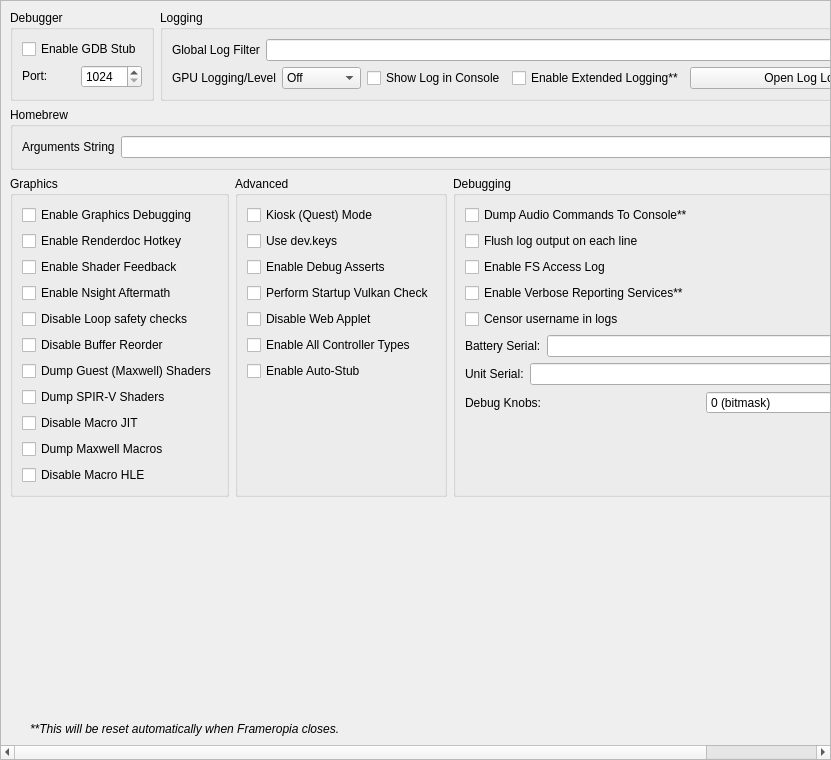
<?xml version="1.0" encoding="UTF-8"?>
<ui version="4.0">
 <class>ConfigureDebug</class>
 <widget class="QScrollArea" name="ConfigureDebug">
  <property name="geometry">
   <rect>
    <x>0</x>
    <y>0</y>
    <width>831</width>
    <height>760</height>
   </rect>
  </property>
  <property name="widgetResizable">
   <bool>true</bool>
  </property>
  <widget class="QWidget" name="widget">
   <property name="geometry">
    <rect>
     <x>0</x>
     <y>0</y>
     <width>829</width>
     <height>758</height>
    </rect>
   </property>
   <layout class="QVBoxLayout" name="verticalLayout_1">
    <item>
     <layout class="QHBoxLayout" name="horizontalLayout">
      <property name="topMargin">
       <number>0</number>
      </property>
      <item>
       <widget class="QGroupBox" name="groupBox">
        <property name="sizePolicy">
         <sizepolicy hsizetype="Preferred" vsizetype="Preferred">
          <horstretch>0</horstretch>
          <verstretch>0</verstretch>
         </sizepolicy>
        </property>
        <property name="title">
         <string>Debugger</string>
        </property>
        <property name="alignment">
         <set>Qt::AlignmentFlag::AlignLeading|Qt::AlignmentFlag::AlignLeft|Qt::AlignmentFlag::AlignTop</set>
        </property>
        <property name="flat">
         <bool>false</bool>
        </property>
        <property name="checkable">
         <bool>false</bool>
        </property>
        <layout class="QVBoxLayout" name="verticalLayout_3">
         <item>
          <widget class="QWidget" name="debug_widget" native="true">
           <property name="sizePolicy">
            <sizepolicy hsizetype="Preferred" vsizetype="Maximum">
             <horstretch>0</horstretch>
             <verstretch>0</verstretch>
            </sizepolicy>
           </property>
           <layout class="QVBoxLayout" name="verticalLayout">
            <property name="sizeConstraint">
             <enum>QLayout::SizeConstraint::SetDefaultConstraint</enum>
            </property>
            <property name="leftMargin">
             <number>0</number>
            </property>
            <property name="topMargin">
             <number>0</number>
            </property>
            <property name="rightMargin">
             <number>0</number>
            </property>
            <property name="bottomMargin">
             <number>0</number>
            </property>
            <item>
             <widget class="QCheckBox" name="toggle_gdbstub">
              <property name="sizePolicy">
               <sizepolicy hsizetype="Maximum" vsizetype="Maximum">
                <horstretch>0</horstretch>
                <verstretch>0</verstretch>
               </sizepolicy>
              </property>
              <property name="text">
               <string>Enable GDB Stub</string>
              </property>
             </widget>
            </item>
            <item>
             <widget class="QWidget" name="horizontalWidget_3" native="true">
              <property name="sizePolicy">
               <sizepolicy hsizetype="Preferred" vsizetype="Maximum">
                <horstretch>0</horstretch>
                <verstretch>0</verstretch>
               </sizepolicy>
              </property>
              <layout class="QHBoxLayout" name="horizontalLayout_3">
               <property name="leftMargin">
                <number>0</number>
               </property>
               <property name="topMargin">
                <number>0</number>
               </property>
               <property name="rightMargin">
                <number>0</number>
               </property>
               <property name="bottomMargin">
                <number>0</number>
               </property>
               <item>
                <widget class="QLabel" name="label_11">
                 <property name="sizePolicy">
                  <sizepolicy hsizetype="Minimum" vsizetype="Maximum">
                   <horstretch>0</horstretch>
                   <verstretch>0</verstretch>
                  </sizepolicy>
                 </property>
                 <property name="text">
                  <string>Port:</string>
                 </property>
                </widget>
               </item>
               <item>
                <widget class="QSpinBox" name="gdbport_spinbox">
                 <property name="sizePolicy">
                  <sizepolicy hsizetype="Preferred" vsizetype="Maximum">
                   <horstretch>0</horstretch>
                   <verstretch>0</verstretch>
                  </sizepolicy>
                 </property>
                 <property name="minimum">
                  <number>1024</number>
                 </property>
                 <property name="maximum">
                  <number>65535</number>
                 </property>
                </widget>
               </item>
              </layout>
             </widget>
            </item>
           </layout>
          </widget>
         </item>
        </layout>
       </widget>
      </item>
      <item>
       <widget class="QGroupBox" name="groupBox_2">
        <property name="sizePolicy">
         <sizepolicy hsizetype="Expanding" vsizetype="Preferred">
          <horstretch>0</horstretch>
          <verstretch>0</verstretch>
         </sizepolicy>
        </property>
        <property name="title">
         <string>Logging</string>
        </property>
        <layout class="QGridLayout" name="gridLayout_1">
         <item row="0" column="0" colspan="4">
          <widget class="QWidget" name="logging_widget" native="true">
           <property name="sizePolicy">
            <sizepolicy hsizetype="Preferred" vsizetype="Maximum">
             <horstretch>0</horstretch>
             <verstretch>0</verstretch>
            </sizepolicy>
           </property>
           <layout class="QHBoxLayout" name="horizontalLayout_1">
            <property name="leftMargin">
             <number>0</number>
            </property>
            <property name="topMargin">
             <number>0</number>
            </property>
            <property name="rightMargin">
             <number>0</number>
            </property>
            <property name="bottomMargin">
             <number>0</number>
            </property>
            <item>
             <widget class="QLabel" name="label_1">
              <property name="sizePolicy">
               <sizepolicy hsizetype="Preferred" vsizetype="Preferred">
                <horstretch>0</horstretch>
                <verstretch>0</verstretch>
               </sizepolicy>
              </property>
              <property name="text">
               <string>Global Log Filter</string>
              </property>
             </widget>
            </item>
            <item>
             <widget class="QLineEdit" name="log_filter_edit"/>
            </item>
           </layout>
          </widget>
         </item>
         <item row="1" column="0">
          <widget class="QWidget" name="gpu_log_level_widget" native="true">
           <property name="sizePolicy">
            <sizepolicy hsizetype="Preferred" vsizetype="Maximum">
             <horstretch>0</horstretch>
             <verstretch>0</verstretch>
            </sizepolicy>
           </property>
           <layout class="QHBoxLayout" name="gpu_log_level_layout">
            <property name="leftMargin">
             <number>0</number>
            </property>
            <property name="topMargin">
             <number>0</number>
            </property>
            <property name="rightMargin">
             <number>0</number>
            </property>
            <property name="bottomMargin">
             <number>0</number>
            </property>
            <item>
             <widget class="QLabel" name="gpu_log_level_label">
              <property name="text">
               <string>GPU Logging/Level</string>
              </property>
             </widget>
            </item>
            <item>
             <widget class="QComboBox" name="gpu_log_level">
              <property name="toolTip">
               <string>Detail level for GPU logs. Off disables logging entirely.</string>
              </property>
              <item>
               <property name="text">
                <string>Off</string>
               </property>
              </item>
              <item>
               <property name="text">
                <string>Errors</string>
               </property>
              </item>
              <item>
               <property name="text">
                <string>Standard</string>
               </property>
              </item>
              <item>
               <property name="text">
                <string>Verbose</string>
               </property>
              </item>
              <item>
               <property name="text">
                <string>All</string>
               </property>
              </item>
             </widget>
            </item>
           </layout>
          </widget>
         </item>
         <item row="1" column="1">
          <widget class="QCheckBox" name="toggle_console">
           <property name="text">
            <string>Show Log in Console</string>
           </property>
          </widget>
         </item>
         <item row="1" column="2">
          <widget class="QCheckBox" name="extended_logging">
           <property name="enabled">
            <bool>true</bool>
           </property>
           <property name="toolTip">
            <string>When checked, the max size of the log increases from 100 MB to 1 GB</string>
           </property>
           <property name="text">
            <string>Enable Extended Logging**</string>
           </property>
          </widget>
         </item>
         <item row="1" column="3">
          <widget class="QPushButton" name="open_log_button">
           <property name="sizePolicy">
            <sizepolicy hsizetype="Expanding" vsizetype="Maximum">
             <horstretch>1</horstretch>
             <verstretch>0</verstretch>
            </sizepolicy>
           </property>
           <property name="minimumSize">
            <size>
             <width>250</width>
             <height>0</height>
            </size>
           </property>
           <property name="text">
            <string>Open Log Location</string>
           </property>
          </widget>
         </item>
        </layout>
       </widget>
      </item>
     </layout>
    </item>
    <item>
     <widget class="QGroupBox" name="groupBox_3">
      <property name="title">
       <string>Homebrew</string>
      </property>
      <layout class="QVBoxLayout" name="verticalLayout_5">
       <item>
        <layout class="QHBoxLayout" name="horizontalLayout_4">
         <item>
          <widget class="QLabel" name="label_3">
           <property name="text">
            <string>Arguments String</string>
           </property>
          </widget>
         </item>
         <item>
          <widget class="QLineEdit" name="homebrew_args_edit"/>
         </item>
        </layout>
       </item>
      </layout>
     </widget>
    </item>
    <item>
     <layout class="QHBoxLayout" name="horizontalLayout_2">
      <item>
       <widget class="QGroupBox" name="groupBox_4">
        <property name="title">
         <string>Graphics</string>
        </property>
        <layout class="QGridLayout" name="gridLayout_2">
         <item row="4" column="0">
          <widget class="QCheckBox" name="disable_loop_safety_checks">
           <property name="toolTip">
            <string>When checked, it executes shaders without loop logic changes</string>
           </property>
           <property name="text">
            <string>Disable Loop safety checks</string>
           </property>
          </widget>
         </item>
         <item row="9" column="0">
          <widget class="QCheckBox" name="dump_macros">
           <property name="enabled">
            <bool>true</bool>
           </property>
           <property name="toolTip">
            <string>When checked, it will dump all the macro programs of the GPU</string>
           </property>
           <property name="text">
            <string>Dump Maxwell Macros</string>
           </property>
          </widget>
         </item>
         <item row="3" column="0">
          <widget class="QCheckBox" name="enable_nsight_aftermath">
           <property name="toolTip">
            <string>When checked, it enables Nsight Aftermath crash dumps</string>
           </property>
           <property name="text">
            <string>Enable Nsight Aftermath</string>
           </property>
          </widget>
         </item>
         <item row="6" column="0">
          <widget class="QCheckBox" name="dump_guest_shaders">
           <property name="enabled">
            <bool>true</bool>
           </property>
           <property name="toolTip">
            <string>When checked, it will dump original Maxwell guest shader bytecode (the input to the recompiler) as .ash files under DumpDir/shaders/. Useful for inspection with nvdisasm.</string>
           </property>
           <property name="text">
            <string>Dump Guest (Maxwell) Shaders</string>
           </property>
          </widget>
         </item>
         <item row="1" column="0">
          <widget class="QCheckBox" name="enable_renderdoc_hotkey">
           <property name="text">
            <string>Enable Renderdoc Hotkey</string>
           </property>
          </widget>
         </item>
         <item row="8" column="0">
          <widget class="QCheckBox" name="disable_macro_jit">
           <property name="enabled">
            <bool>true</bool>
           </property>
           <property name="toolTip">
            <string>When checked, it disables the macro Just In Time compiler. Enabling this makes games run slower</string>
           </property>
           <property name="text">
            <string>Disable Macro JIT</string>
           </property>
          </widget>
         </item>
         <item row="10" column="0">
          <widget class="QCheckBox" name="disable_macro_hle">
           <property name="enabled">
            <bool>true</bool>
           </property>
           <property name="toolTip">
            <string>When checked, it disables the macro HLE functions. Enabling this makes games run slower</string>
           </property>
           <property name="text">
            <string>Disable Macro HLE</string>
           </property>
          </widget>
         </item>
         <item row="0" column="0">
          <widget class="QCheckBox" name="enable_graphics_debugging">
           <property name="enabled">
            <bool>true</bool>
           </property>
           <property name="toolTip">
            <string>When checked, the graphics API enters a slower debugging mode</string>
           </property>
           <property name="text">
            <string>Enable Graphics Debugging</string>
           </property>
          </widget>
         </item>
         <item row="11" column="0">
          <spacer name="verticalSpacer_5">
           <property name="orientation">
            <enum>Qt::Orientation::Vertical</enum>
           </property>
           <property name="sizeType">
            <enum>QSizePolicy::Policy::Preferred</enum>
           </property>
           <property name="sizeHint" stdset="0">
            <size>
             <width>20</width>
             <height>0</height>
            </size>
           </property>
          </spacer>
         </item>
         <item row="2" column="0">
          <widget class="QCheckBox" name="enable_shader_feedback">
           <property name="toolTip">
            <string>When checked, yuzu will log statistics about the compiled pipeline cache</string>
           </property>
           <property name="text">
            <string>Enable Shader Feedback</string>
           </property>
          </widget>
         </item>
         <item row="5" column="0">
          <widget class="QCheckBox" name="disable_buffer_reorder">
           <property name="toolTip">
            <string>&lt;html&gt;&lt;head/&gt;&lt;body&gt;&lt;p&gt;When checked, disables reordering of mapped memory uploads which allows to associate uploads with specific draws. May reduce performance in some cases.&lt;/p&gt;&lt;/body&gt;&lt;/html&gt;</string>
           </property>
           <property name="text">
            <string>Disable Buffer Reorder</string>
           </property>
          </widget>
         </item>
         <item row="7" column="0">
          <widget class="QCheckBox" name="gpu_log_shader_dumps">
           <property name="toolTip">
            <string>When checked, it will dump the recompiler's output SPIR-V binaries (.spv) under LogDir/shaders/. Inspect via SPIRV-Tools (spirv-dis / spirv-cross / spirv-val) or RenderDoc.</string>
           </property>
           <property name="text">
            <string>Dump SPIR-V Shaders</string>
           </property>
          </widget>
         </item>
        </layout>
       </widget>
      </item>
      <item>
       <widget class="QGroupBox" name="groupBox_6">
        <property name="title">
         <string>Advanced</string>
        </property>
        <layout class="QGridLayout" name="gridLayout_4">
         <item row="3" column="0">
          <widget class="QCheckBox" name="perform_vulkan_check">
           <property name="toolTip">
            <string>Enables yuzu to check for a working Vulkan environment when the program starts up. Disable this if this is causing issues with external programs seeing yuzu.</string>
           </property>
           <property name="text">
            <string>Perform Startup Vulkan Check</string>
           </property>
          </widget>
         </item>
         <item row="4" column="0">
          <widget class="QCheckBox" name="disable_web_applet">
           <property name="text">
            <string>Disable Web Applet</string>
           </property>
          </widget>
         </item>
         <item row="5" column="0">
          <widget class="QCheckBox" name="enable_all_controllers">
           <property name="text">
            <string>Enable All Controller Types</string>
           </property>
          </widget>
         </item>
         <item row="6" column="0">
          <widget class="QCheckBox" name="use_auto_stub">
           <property name="text">
            <string>Enable Auto-Stub</string>
           </property>
          </widget>
         </item>
         <item row="0" column="0">
          <widget class="QCheckBox" name="quest_flag">
           <property name="text">
            <string>Kiosk (Quest) Mode</string>
           </property>
          </widget>
         </item>
         <item row="1" column="0">
          <widget class="QCheckBox" name="use_dev_keys">
           <property name="text">
            <string>Use dev.keys</string>
           </property>
          </widget>
         </item>
         <item row="2" column="0">
          <widget class="QCheckBox" name="use_debug_asserts">
           <property name="text">
            <string>Enable Debug Asserts</string>
           </property>
          </widget>
         </item>
         <item row="7" column="0">
          <spacer name="verticalSpacer_4">
           <property name="orientation">
            <enum>Qt::Orientation::Vertical</enum>
           </property>
           <property name="sizeType">
            <enum>QSizePolicy::Policy::Expanding</enum>
           </property>
           <property name="sizeHint" stdset="0">
            <size>
             <width>20</width>
             <height>0</height>
            </size>
           </property>
          </spacer>
         </item>
        </layout>
       </widget>
      </item>
      <item>
       <widget class="QGroupBox" name="groupBox_5">
        <property name="title">
         <string>Debugging</string>
        </property>
        <layout class="QGridLayout" name="gridLayout_3">
         <item row="6" column="0">
          <widget class="QWidget" name="serial_battery_widget" native="true">
           <property name="sizePolicy">
            <sizepolicy hsizetype="Preferred" vsizetype="Maximum">
             <horstretch>0</horstretch>
             <verstretch>0</verstretch>
            </sizepolicy>
           </property>
           <layout class="QHBoxLayout" name="horizontalLayout_11">
            <property name="leftMargin">
             <number>0</number>
            </property>
            <property name="topMargin">
             <number>0</number>
            </property>
            <property name="rightMargin">
             <number>0</number>
            </property>
            <property name="bottomMargin">
             <number>0</number>
            </property>
            <item>
             <widget class="QLabel" name="label_12">
              <property name="sizePolicy">
               <sizepolicy hsizetype="Preferred" vsizetype="Preferred">
                <horstretch>0</horstretch>
                <verstretch>0</verstretch>
               </sizepolicy>
              </property>
              <property name="text">
               <string>Battery Serial:</string>
              </property>
             </widget>
            </item>
            <item>
             <widget class="QLineEdit" name="serial_battery_edit"/>
            </item>
           </layout>
          </widget>
         </item>
         <item row="8" column="0">
          <widget class="QWidget" name="debug_knobs_widget" native="true">
           <property name="sizePolicy">
            <sizepolicy hsizetype="Preferred" vsizetype="Maximum">
             <horstretch>0</horstretch>
             <verstretch>0</verstretch>
            </sizepolicy>
           </property>
           <layout class="QHBoxLayout" name="horizontalLayout_debug_knobs">
            <property name="leftMargin">
             <number>0</number>
            </property>
            <property name="topMargin">
             <number>0</number>
            </property>
            <property name="rightMargin">
             <number>0</number>
            </property>
            <property name="bottomMargin">
             <number>0</number>
            </property>
            <item>
             <widget class="QLabel" name="label_debug_knobs">
              <property name="sizePolicy">
               <sizepolicy hsizetype="Preferred" vsizetype="Preferred">
                <horstretch>0</horstretch>
                <verstretch>0</verstretch>
               </sizepolicy>
              </property>
              <property name="text">
               <string>Debug Knobs:</string>
              </property>
             </widget>
            </item>
            <item>
             <widget class="QSpinBox" name="debug_knobs_spinbox">
              <property name="minimum">
               <number>0</number>
              </property>
              <property name="maximum">
               <number>65535</number>
              </property>
              <property name="toolTip">
               <string>Bitmask for quick development toggles</string>
              </property>
              <property name="statusTip">
               <string>Set debug knobs (bitmask)</string>
              </property>
              <property name="whatsThis">
               <string>16-bit debug knob set for quick development toggles</string>
              </property>
              <property name="suffix">
               <string> (bitmask)</string>
              </property>
             </widget>
            </item>
           </layout>
          </widget>
         </item>
         <item row="7" column="0">
          <widget class="QWidget" name="serial_board_widget" native="true">
           <property name="sizePolicy">
            <sizepolicy hsizetype="Preferred" vsizetype="Maximum">
             <horstretch>0</horstretch>
             <verstretch>0</verstretch>
            </sizepolicy>
           </property>
           <layout class="QHBoxLayout" name="horizontalLayout_12">
            <property name="leftMargin">
             <number>0</number>
            </property>
            <property name="topMargin">
             <number>0</number>
            </property>
            <property name="rightMargin">
             <number>0</number>
            </property>
            <property name="bottomMargin">
             <number>0</number>
            </property>
            <item>
             <widget class="QLabel" name="label_13">
              <property name="sizePolicy">
               <sizepolicy hsizetype="Preferred" vsizetype="Preferred">
                <horstretch>0</horstretch>
                <verstretch>0</verstretch>
               </sizepolicy>
              </property>
              <property name="text">
               <string>Unit Serial:</string>
              </property>
             </widget>
            </item>
            <item>
             <widget class="QLineEdit" name="serial_board_edit"/>
            </item>
           </layout>
          </widget>
         </item>
         <item row="20" column="0">
          <spacer name="verticalSpacer_3">
           <property name="orientation">
            <enum>Qt::Orientation::Vertical</enum>
           </property>
           <property name="sizeType">
            <enum>QSizePolicy::Policy::Expanding</enum>
           </property>
           <property name="sizeHint" stdset="0">
            <size>
             <width>20</width>
             <height>0</height>
            </size>
           </property>
          </spacer>
         </item>
         <item row="1" column="0">
          <widget class="QCheckBox" name="dump_audio_commands">
           <property name="toolTip">
            <string>Enable this to output the latest generated audio command list to the console. Only affects games using the audio renderer.</string>
           </property>
           <property name="text">
            <string>Dump Audio Commands To Console**</string>
           </property>
          </widget>
         </item>
         <item row="2" column="0">
          <widget class="QCheckBox" name="flush_line">
           <property name="text">
            <string>Flush log output on each line</string>
           </property>
          </widget>
         </item>
         <item row="3" column="0">
          <widget class="QCheckBox" name="fs_access_log">
           <property name="text">
            <string>Enable FS Access Log</string>
           </property>
          </widget>
         </item>
         <item row="4" column="0">
          <widget class="QCheckBox" name="reporting_services">
           <property name="text">
            <string>Enable Verbose Reporting Services**</string>
           </property>
          </widget>
         </item>
         <item row="5" column="0">
          <widget class="QCheckBox" name="censor_username">
           <property name="text">
            <string>Censor username in logs</string>
           </property>
          </widget>
         </item>
        </layout>
       </widget>
      </item>
     </layout>
    </item>
    <item>
     <spacer name="verticalSpacer">
      <property name="orientation">
       <enum>Qt::Orientation::Vertical</enum>
      </property>
      <property name="sizeHint" stdset="0">
       <size>
        <width>20</width>
        <height>0</height>
       </size>
      </property>
     </spacer>
    </item>
    <item>
     <widget class="QLabel" name="label_5">
      <property name="sizePolicy">
       <sizepolicy hsizetype="Expanding" vsizetype="Preferred">
        <horstretch>0</horstretch>
        <verstretch>0</verstretch>
       </sizepolicy>
      </property>
      <property name="font">
       <font>
        <italic>true</italic>
       </font>
      </property>
      <property name="text">
    <string>**This will be reset automatically when Frameropia closes.</string>
      </property>
      <property name="indent">
       <number>20</number>
      </property>
     </widget>
    </item>
   </layout>
  </widget>
 </widget>
 <tabstops>
  <tabstop>log_filter_edit</tabstop>
  <tabstop>toggle_console</tabstop>
  <tabstop>extended_logging</tabstop>
  <tabstop>open_log_button</tabstop>
  <tabstop>homebrew_args_edit</tabstop>
  <tabstop>enable_graphics_debugging</tabstop>
  <tabstop>enable_shader_feedback</tabstop>
  <tabstop>enable_nsight_aftermath</tabstop>
  <tabstop>fs_access_log</tabstop>
  <tabstop>reporting_services</tabstop>
  <tabstop>quest_flag</tabstop>
  <tabstop>use_debug_asserts</tabstop>
 </tabstops>
 <resources/>
 <connections/>
</ui>
